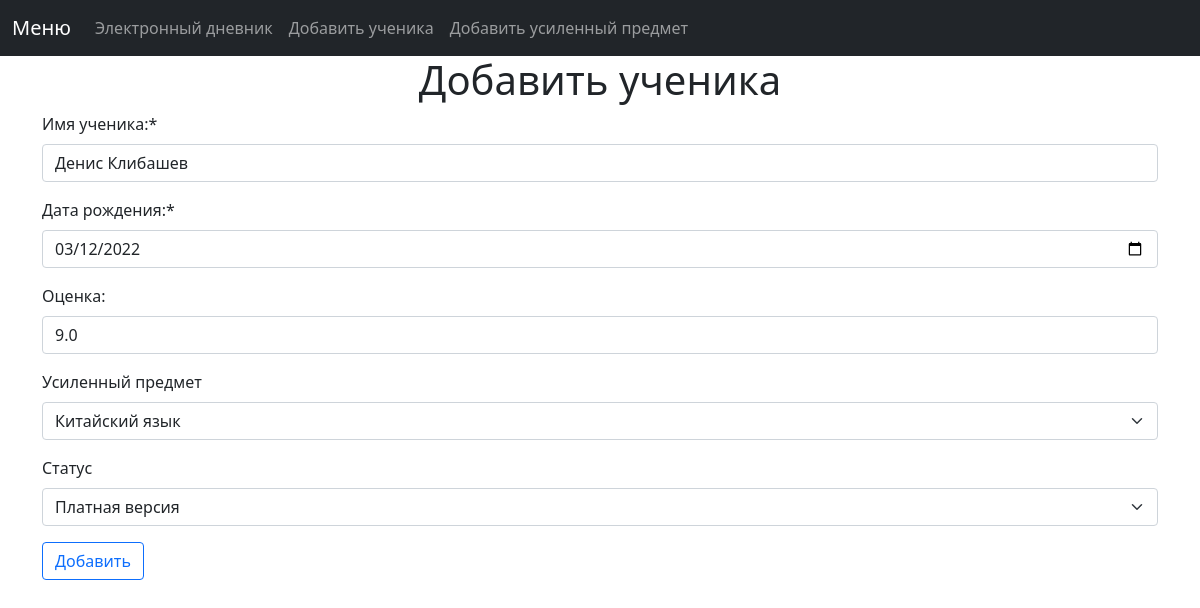
The page /update-student/7 on the database as committed earlier.
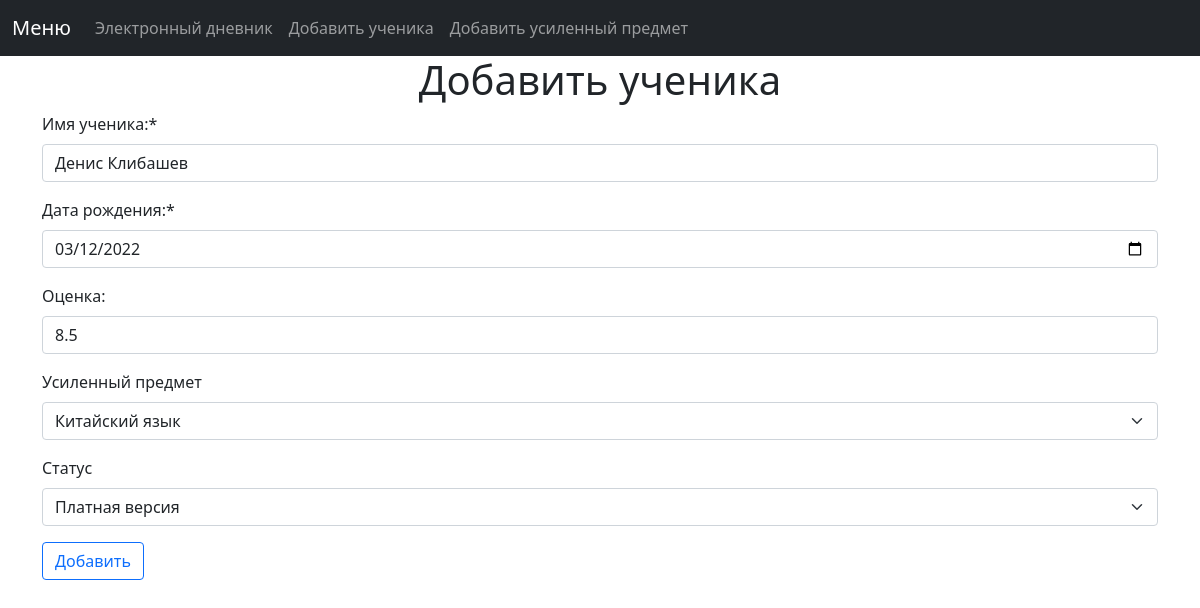
The same page on the database as committed later.
### models.py (models this page shows)
class Students(db.Model):
    id = db.Column(db.Integer, primary_key=True)
    name = db.Column(db.String(120), nullable=False)
    birth_date = db.Column(db.Date, nullable=False, default=datetime.now())
    mark = db.Column(db.Float, nullable=False, default=5.0)
    subject_id = db.Column(db.Integer, db.ForeignKey('subjects.id'))
    status = db.Column(db.String(4), nullable=False, default='free')

### routes.py (the view)
@app.route('/update-student/<int:id>', methods=['GET', 'POST'])
def update_student(id):
    students = Students.query.get_or_404(id)
    form = StudentForm()
    form.subject.choices = [(subject.id, subject.name) for subject in Subjects.query.order_by(Subjects.name).all()]
    if form.validate_on_submit():
        students.name = form.name.data
        students.birth_date = form.birth_date.data
        students.mark = form.mark.data
        students.subject_id = form.subject.data
        students.status = form.status.data
        try:
            db.session.commit()
        except:
            return 'произошла проблема с отправкой данных'
        return redirect(url_for('add_student'))
    else:
        return render_template('update_student.html', form=form, student=students)

### forms.py
class StudentForm(FlaskForm):
    name = StringField('Имя ученика:* ', validators=[DataRequired()])
    birth_date = DateField('Дата рождения:* ', validators=[DataRequired()])
    mark = FloatField('Оценка: ')
    subject = SelectField('Усиленный предмет', choices=[])
    status = SelectField('Статус', choices=[
        ('pay', 'Платная версия'),
        ('free', 'Бесплатная версия')
    ])
    submit = SubmitField('Добавить')

### templates/update_student.html (shortened to what this page needs)
{% extends 'base.html' %}
{% block content %}
    <h1 class="text-center">Добавить ученика</h1>
    <form action="" method="post">
        <div class="mb-3">
            {{ form.name.label(class="form-label") }}
            {{ form.name(class="form-control", value=student.name )}}
        </div>
        <div class="mb-3">
            {{ form.birth_date.label(class="form-label") }}
            {{ form.birth_date(class="form-control", value=student.birth_date)}}
        </div>
        <div class="mb-3">
            {{ form.mark.label(class="form-label") }}
            {{ form.mark(class="form-control", value=student.mark) }}
        </div>
        <div class="mb-3">
            {{ form.subject.label(class="form-label") }}
            {{ form.subject(class="form-select")}}
        </div>
        <div class="mb-3">
            {{ form.status.label(class="form-label") }}
            {{ form.status(class="form-select", value=student.status) }}
        </div>
        <div class="mb-3">
            {{ form.submit(class="btn btn-outline-primary") }}
        </div>
    </form>
{% endblock %}

### templates/base.html (shortened to what this page needs)
<!DOCTYPE html>
<html lang="en">
<head>
    <link href="https://cdn.jsdelivr.net/npm/bootstrap@5.1.3/dist/css/bootstrap.min.css" rel="stylesheet">
</head>
<body>
<nav class="navbar navbar-expand-lg navbar-dark bg-dark">
  <div class="container-fluid">
    <a class="navbar-brand" href="#">Меню</a>
    <div class="collapse navbar-collapse" id="navbarSupportedContent">
      <ul class="navbar-nav me-auto mb-2 mb-lg-0">
        <li class="nav-item">
          <a class="nav-link" href="{{ url_for('index') }}">Электронный дневник</a>
        </li>
        <li class="nav-item">
          <a class="nav-link" href="{{ url_for('add_student') }}">Добавить ученика</a>
        </li>
        <li class="nav-item">
          <a class="nav-link" href="{{ url_for('add_subject') }}">Добавить усиленный предмет</a>
        </li>
      <li class="nav-item">
          {% if current_user.is_anonimous %}
              <a href="{{ url_for('login') }}" class="nav-link"></a>
              {% else %}
              <a href="{{ url_for('logout') }}" class="nav-link"></a>
          {% endif %}
      </li>
      </ul>
    </div>
  </div>
</nav>
<div class="container">
    {% block content %}{% endblock %}
</div>
</body>
</html>

Rows that differ between the two databases and show on the page:
changed Students "Денис Клибашев": mark "9.0" → "8.5"
